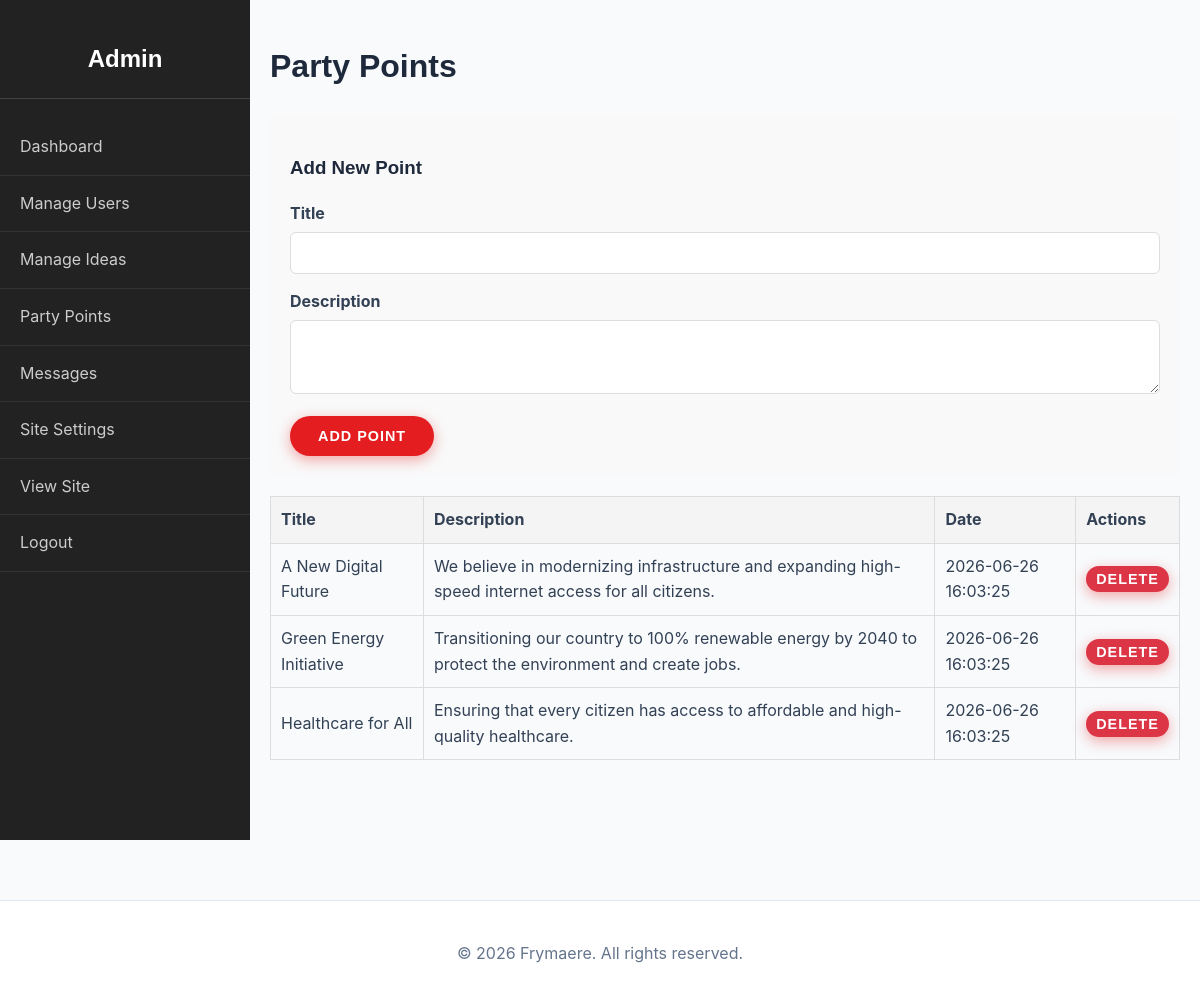
/admin/points.php (signed in), run on the app's committed database.
### tables this page shows
CREATE TABLE `party_points` (
  `id` int(11) NOT NULL AUTO_INCREMENT,
  `title` varchar(255) NOT NULL,
  `description` text,
  `created_at` timestamp DEFAULT CURRENT_TIMESTAMP,
  PRIMARY KEY (`id`)
);

CREATE TABLE `settings` (
  `id` int(11) NOT NULL AUTO_INCREMENT,
  `site_title` varchar(255) NOT NULL DEFAULT 'Ardhmja',
  `site_description` text,
  `home_banner_text` varchar(255) DEFAULT 'Building a New Republic Together',
  `join_us_btn` varchar(255) DEFAULT 'Join Us Now',
  `home_core_values_title` varchar(255) DEFAULT 'Our Core Values',
  `home_core_values_text` text,
  `view_points_btn` varchar(255) DEFAULT 'View Party Points',
  `home_latest_ideas_title` varchar(255) DEFAULT 'Latest Community Ideas',
  `view_ideas_btn` varchar(255) DEFAULT 'View All Ideas',
  `points_page_title` varchar(255) DEFAULT 'Our Party Points',
  `points_page_text` text,
  `ideas_page_title` varchar(255) DEFAULT 'Community Ideas',
  `ideas_page_text` text,
  `submit_idea_btn` varchar(255) DEFAULT 'Submit an Idea',
  `contact_page_title` varchar(255) DEFAULT 'Contact Us',
  `contact_page_text` text,
  `register_page_title` varchar(255) DEFAULT 'Register',
  `login_page_title` varchar(255) DEFAULT 'Login',
  `footer_text` varchar(255) DEFAULT 'All rights reserved.',
  `email_verification_subject` varchar(255) DEFAULT 'Verify your email for {site_title}',
  `email_verification_message` text,
  `menu_home` varchar(255) DEFAULT 'Home',
  `menu_points` varchar(255) DEFAULT 'Party Points',
  `menu_ideas` varchar(255) DEFAULT 'Ideas',
  `menu_profiles` varchar(255) DEFAULT 'Public Profiles',
  `menu_contact` varchar(255) DEFAULT 'Contact',
  `menu_profile` varchar(255) DEFAULT 'Profile',
  `menu_admin` varchar(255) DEFAULT 'Admin Panel',
  `menu_logout` varchar(255) DEFAULT 'Logout',
  `menu_login` varchar(255) DEFAULT 'Login',
  `menu_register` varchar(255) DEFAULT 'Register',
  PRIMARY KEY (`id`)
);

### includes/db.php (called while the page is built, shortened)
<?php
$host = 'localhost';
$dbname = 'ardhmja';
$username = 'root';
$password = '';
try {
    $pdo = new PDO("mysql:host=$host;dbname=$dbname;charset=utf8", $username, $password);
    $pdo->setAttribute(PDO::ATTR_ERRMODE, PDO::ERRMODE_EXCEPTION);
} catch (PDOException $e) {
    $pdo = null;
}
$global_settings = [];
if ($pdo) {
    $stmt = $pdo->query("SELECT * FROM settings WHERE id = 1");
    if ($stmt) {
        $global_settings = $stmt->fetch(PDO::FETCH_ASSOC) ?: [];
    }
}
$t_site_title = $global_settings['site_title'] ?? 'Frymaere';
$t_footer_text = $global_settings['footer_text'] ?? 'All rights reserved.';
?>

### admin/points.php (the view, shortened to what this page needs)
<?php
require_once '../includes/db.php';
$points = $pdo->query("SELECT * FROM party_points ORDER BY created_at DESC")->fetchAll();
?>
<!DOCTYPE html>
<html lang="en">
<head>
    <link rel="stylesheet" href="../assets/css/style.css">
</head>
<body>
    <div class="admin-wrapper">
    <?php include 'admin_sidebar.php'; ?>
    <div class="admin-content">
        <h1>Party Points</h1>
        <div class="form-box">
            <h3>Add New Point</h3>
            <form method="POST">
                <div class="form-group">
                    <label>Title</label>
                    <input type="text" name="title" required>
                </div>
                <div class="form-group">
                    <label>Description</label>
                    <textarea name="description" rows="3"></textarea>
                </div>
                <button type="submit" class="btn">Add Point</button>
            </form>
        </div>
        <table>
            <thead>
                <tr>
                    <th>Title</th>
                    <th>Description</th>
                    <th>Date</th>
                    <th>Actions</th>
                </tr>
            </thead>
            <tbody>
                <?php foreach ($points as $p): ?>
                <tr>
                    <td><?= htmlspecialchars($p['title']) ?></td>
                    <td><?= nl2br(htmlspecialchars($p['description'])) ?></td>
                    <td><?= $p['created_at'] ?></td>
                    <td>
                        <form method="POST" style="display:inline;">
                            <button type="submit" class="btn btn-sm btn-danger" onclick="return confirm('Are you sure?')">Delete</button>
                        </form>
                    </td>
                </tr>
                <?php endforeach; ?>
            </tbody>
        </table>
    </div>
    </div>
    <?php include "../includes/footer.php"; ?>
</body>
</html>

### includes/footer.php
<footer class="main-footer">
    <div class="container">
        <p>&copy; <?= date('Y') ?> <?= htmlspecialchars($t_site_title ?? 'Ardhmja') ?>. <?= htmlspecialchars($t_footer_text ?? 'All rights reserved.') ?></p>
    </div>
</footer>

### assets/css/style.css (style rules this page uses)
:root { --primary-color: #e41e20; --secondary-color: #1e293b; --accent-color: #FFFFFF; --text-color: #334155; --text-light: #64748b; --bg-color: #f8fafc; --card-bg: #ffffff; --font-family: 'Inter', -apple-system, BlinkMacSystemFont, 'Segoe UI', Roboto, Helvetica, Arial, sans-serif; --heading-font: 'Montserrat', sans-serif; --border-radius: 16px; --box-shadow: 0 10px 25px -5px rgba(0, 0, 0, 0.05), 0 8px 10px -6px rgba(0, 0, 0, 0.01); }
body { margin: 0; padding: 0; font-family: var(--font-family); color: var(--text-color); background-color: var(--bg-color); line-height: 1.6; }
h1, h2, h3, h4, h5, h6 { font-family: var(--heading-font); font-weight: 700; color: var(--secondary-color); }
.container { max-width: 1200px; margin: 0 auto; padding: 0 20px; }
.btn { display: inline-block; padding: 12px 28px; background: var(--primary-color); color: var(--accent-color) !important; border: none; border-radius: 30px; cursor: pointer; font-weight: 700; font-family: var(--heading-font); text-transform: uppercase; font-size: 0.9em; letter-spacing: 1px; text-align: center; transition: all 0.3s cubic-bezier(0.4, 0, 0.2, 1); box-shadow: 0 4px 14px 0 rgba(228, 30, 32, 0.39); }
.btn-sm { padding: 5px 10px; font-size: 0.9em; }
.btn-danger { background: #dc3545; }
.form-group { margin-bottom: 15px; }
.form-group label { display: block; margin-bottom: 5px; font-weight: bold; }
.form-group input, .form-group textarea { width: 100%; padding: 12px; border: 1px solid #ddd; border-radius: 6px; box-sizing: border-box; font-family: var(--font-family); transition: border-color 0.3s ease; }
.main-footer { background: #ffffff; color: var(--text-light); text-align: center; padding: 40px 0; margin-top: 60px; border-top: 1px solid #e2e8f0; }
.main-footer p { margin: 0; }

### admin/points.php (style rules this page uses)
body { display: flex; flex-direction: column; min-height: 100vh; margin: 0; }
.admin-wrapper { display: flex; flex: 1; }
.admin-content { flex: 1; padding: 20px; }
table { width: 100%; border-collapse: collapse; margin-top: 20px; }
th, td { padding: 10px; border: 1px solid #ddd; text-align: left; }
th { background: #f4f4f4; }
.form-box { background: #f9f9f9; padding: 20px; margin-bottom: 20px; border-radius: 5px; }

### data on the page
party_points: title "A New Digital Future", description "We believe in modernizing infrastructure and expanding high-speed internet access for all citizens.", created_at "2026-06-26 16:03:25"
party_points: title "Green Energy Initiative", description "Transitioning our country to 100% renewable energy by 2040 to protect the environment and create jobs.", created_at "2026-06-26 16:03:25"
party_points: title "Healthcare for All", description "Ensuring that every citizen has access to affordable and high-quality healthcare.", created_at "2026-06-26 16:03:25"
settings: site_title "Frymaere", footer_text "All rights reserved."
